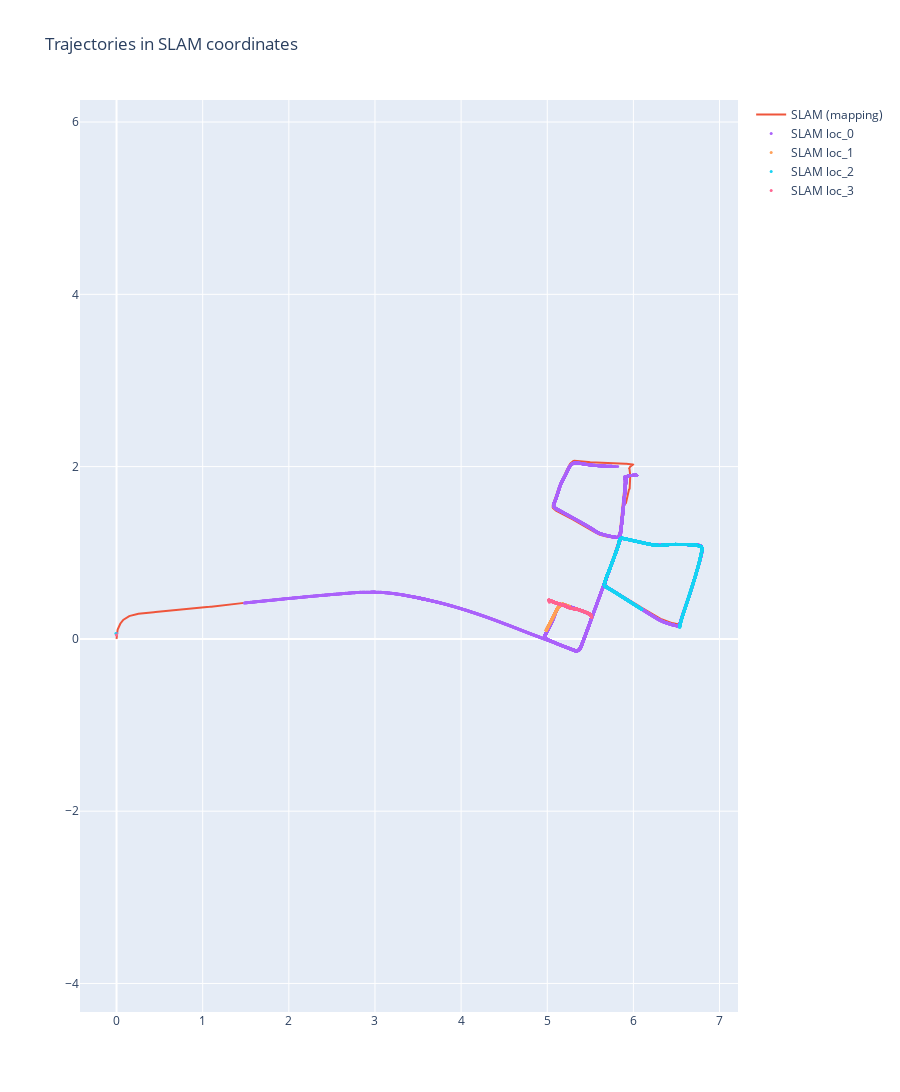

The notebook cell this image was saved under:
### Code cell
fig_slam = processor.create_2d_plot_slam()
fig_slam.show()

### Figure 1 — Plotly figure (JSON) as saved in the notebook; plotly's stock layout.template omitted (floating-point values rounded to 4 significant figures; data arrays with more than 128 entries replaced by an {"elided": "..."} marker saying what was removed)
{"data": [{"marker": {"color": "#EF553B", "size": 3}, "mode": "lines", "name": "SLAM (mapping)", "type": "scatter", "x": {"elided": "1522 float values"}, "y": {"elided": "1522 float values"}}, {"marker": {"color": "#AB63FA", "size": 3}, "mode": "markers", "name": "SLAM loc_0", "type": "scatter", "x": {"elided": "13153 float values"}, "y": {"elided": "13153 float values"}}, {"marker": {"color": "#FFA15A", "size": 3}, "mode": "markers", "name": "SLAM loc_1", "type": "scatter", "x": {"elided": "642 float values"}, "y": {"elided": "642 float values"}}, {"marker": {"color": "#19D3F3", "size": 3}, "mode": "markers", "name": "SLAM loc_2", "type": "scatter", "x": {"elided": "4291 float values"}, "y": {"elided": "4291 float values"}}, {"marker": {"color": "#FF6692", "size": 3}, "mode": "markers", "name": "SLAM loc_3", "type": "scatter", "x": {"elided": "894 float values"}, "y": {"elided": "894 float values"}}], "layout": {"height": 1200, "title": {"text": "Trajectories in SLAM coordinates"}, "yaxis": {"scaleanchor": "x", "scaleratio": 1}}}
